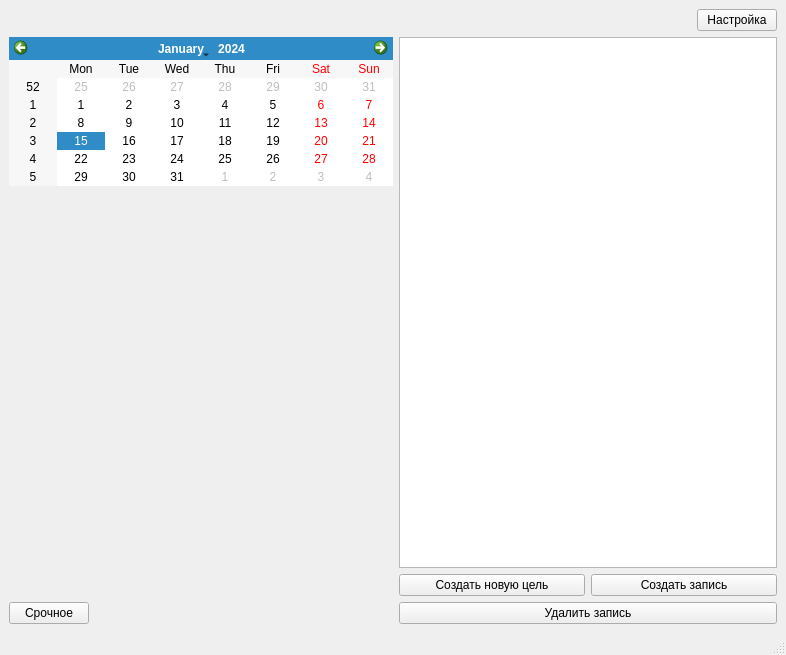
<?xml version="1.0" encoding="UTF-8"?>
<ui version="4.0">
 <class>MainWindow</class>
 <widget class="QMainWindow" name="MainWindow">
  <property name="geometry">
   <rect>
    <x>0</x>
    <y>0</y>
    <width>786</width>
    <height>655</height>
   </rect>
  </property>
  <property name="windowTitle">
   <string>MainWindow</string>
  </property>
  <widget class="QWidget" name="centralwidget">
   <layout class="QGridLayout" name="gridLayout">
    <item row="2" column="1" rowspan="2" colspan="2">
     <layout class="QVBoxLayout" name="verticalLayout">
      <item>
       <widget class="QCalendarWidget" name="CalendarWidget"/>
      </item>
     </layout>
    </item>
    <item row="4" column="1">
     <spacer name="verticalSpacer">
      <property name="orientation">
       <enum>Qt::Vertical</enum>
      </property>
      <property name="sizeHint" stdset="0">
       <size>
        <width>20</width>
        <height>40</height>
       </size>
      </property>
     </spacer>
    </item>
    <item row="5" column="5">
     <layout class="QHBoxLayout" name="horizontalLayout">
      <item>
       <widget class="QPushButton" name="GoalB">
        <property name="text">
         <string>Создать новую цель</string>
        </property>
       </widget>
      </item>
      <item>
       <widget class="QPushButton" name="RecordB">
        <property name="text">
         <string>Создать запись</string>
        </property>
       </widget>
      </item>
     </layout>
    </item>
    <item row="0" column="5">
     <layout class="QHBoxLayout" name="horizontalLayout_4">
      <item>
       <spacer name="horizontalSpacer">
        <property name="orientation">
         <enum>Qt::Horizontal</enum>
        </property>
        <property name="sizeHint" stdset="0">
         <size>
          <width>40</width>
          <height>20</height>
         </size>
        </property>
       </spacer>
      </item>
      <item>
       <widget class="QPushButton" name="SettingB">
        <property name="text">
         <string>Настройка</string>
        </property>
       </widget>
      </item>
     </layout>
    </item>
    <item row="6" column="5">
     <widget class="QPushButton" name="deleteButton">
      <property name="text">
       <string>Удалить запись</string>
      </property>
     </widget>
    </item>
    <item row="6" column="1">
     <layout class="QHBoxLayout" name="horizontalLayout_2">
      <item>
       <widget class="QPushButton" name="SrokB">
        <property name="text">
         <string>Срочное</string>
        </property>
       </widget>
      </item>
      <item>
       <spacer name="horizontalSpacer_2">
        <property name="orientation">
         <enum>Qt::Horizontal</enum>
        </property>
        <property name="sizeHint" stdset="0">
         <size>
          <width>40</width>
          <height>20</height>
         </size>
        </property>
       </spacer>
      </item>
     </layout>
    </item>
    <item row="2" column="5" rowspan="3">
     <widget class="QTableView" name="ShedulWidget"/>
    </item>
   </layout>
  </widget>
  <widget class="QStatusBar" name="statusbar"/>
 </widget>
 <resources/>
 <connections/>
</ui>
